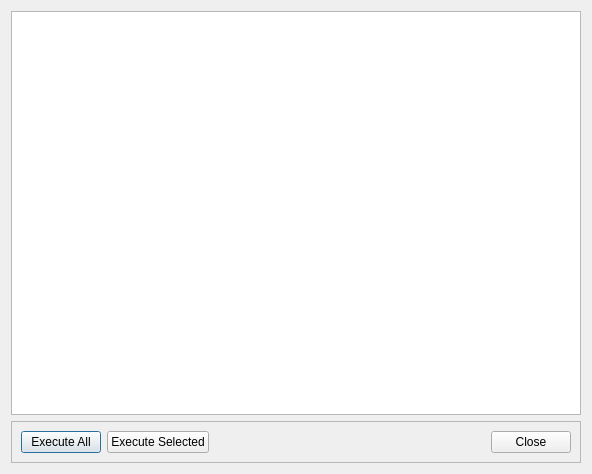
<?xml version="1.0" encoding="UTF-8"?>
<ui version="4.0">
 <class>CommandFileViewerDialog</class>
 <widget class="QDialog" name="CommandFileViewerDialog">
  <property name="geometry">
   <rect>
    <x>0</x>
    <y>0</y>
    <width>592</width>
    <height>474</height>
   </rect>
  </property>
  <property name="windowTitle">
   <string>Command File Viewer</string>
  </property>
  <layout class="QVBoxLayout" name="verticalLayout">
   <item>
    <widget class="QPlainTextEdit" name="contents_plainTextEdit"/>
   </item>
   <item>
    <widget class="QFrame" name="buttonFrame">
     <property name="frameShape">
      <enum>QFrame::StyledPanel</enum>
     </property>
     <property name="frameShadow">
      <enum>QFrame::Raised</enum>
     </property>
     <layout class="QHBoxLayout" name="horizontalLayout">
      <item>
       <widget class="QPushButton" name="executeAll_pushButton">
        <property name="text">
         <string>Execute All</string>
        </property>
       </widget>
      </item>
      <item>
       <widget class="QPushButton" name="executeSelected_pushButton">
        <property name="text">
         <string>Execute Selected</string>
        </property>
       </widget>
      </item>
      <item>
       <spacer name="horizontalSpacer">
        <property name="orientation">
         <enum>Qt::Horizontal</enum>
        </property>
        <property name="sizeHint" stdset="0">
         <size>
          <width>40</width>
          <height>20</height>
         </size>
        </property>
       </spacer>
      </item>
      <item>
       <widget class="QDialogButtonBox" name="buttonBox">
        <property name="orientation">
         <enum>Qt::Horizontal</enum>
        </property>
        <property name="standardButtons">
         <set>QDialogButtonBox::Close</set>
        </property>
       </widget>
      </item>
     </layout>
    </widget>
   </item>
  </layout>
 </widget>
 <resources/>
 <connections>
  <connection>
   <sender>buttonBox</sender>
   <signal>accepted()</signal>
   <receiver>CommandFileViewerDialog</receiver>
   <slot>accept()</slot>
   <hints>
    <hint type="sourcelabel">
     <x>248</x>
     <y>254</y>
    </hint>
    <hint type="destinationlabel">
     <x>157</x>
     <y>274</y>
    </hint>
   </hints>
  </connection>
  <connection>
   <sender>buttonBox</sender>
   <signal>rejected()</signal>
   <receiver>CommandFileViewerDialog</receiver>
   <slot>reject()</slot>
   <hints>
    <hint type="sourcelabel">
     <x>316</x>
     <y>260</y>
    </hint>
    <hint type="destinationlabel">
     <x>286</x>
     <y>274</y>
    </hint>
   </hints>
  </connection>
 </connections>
</ui>
